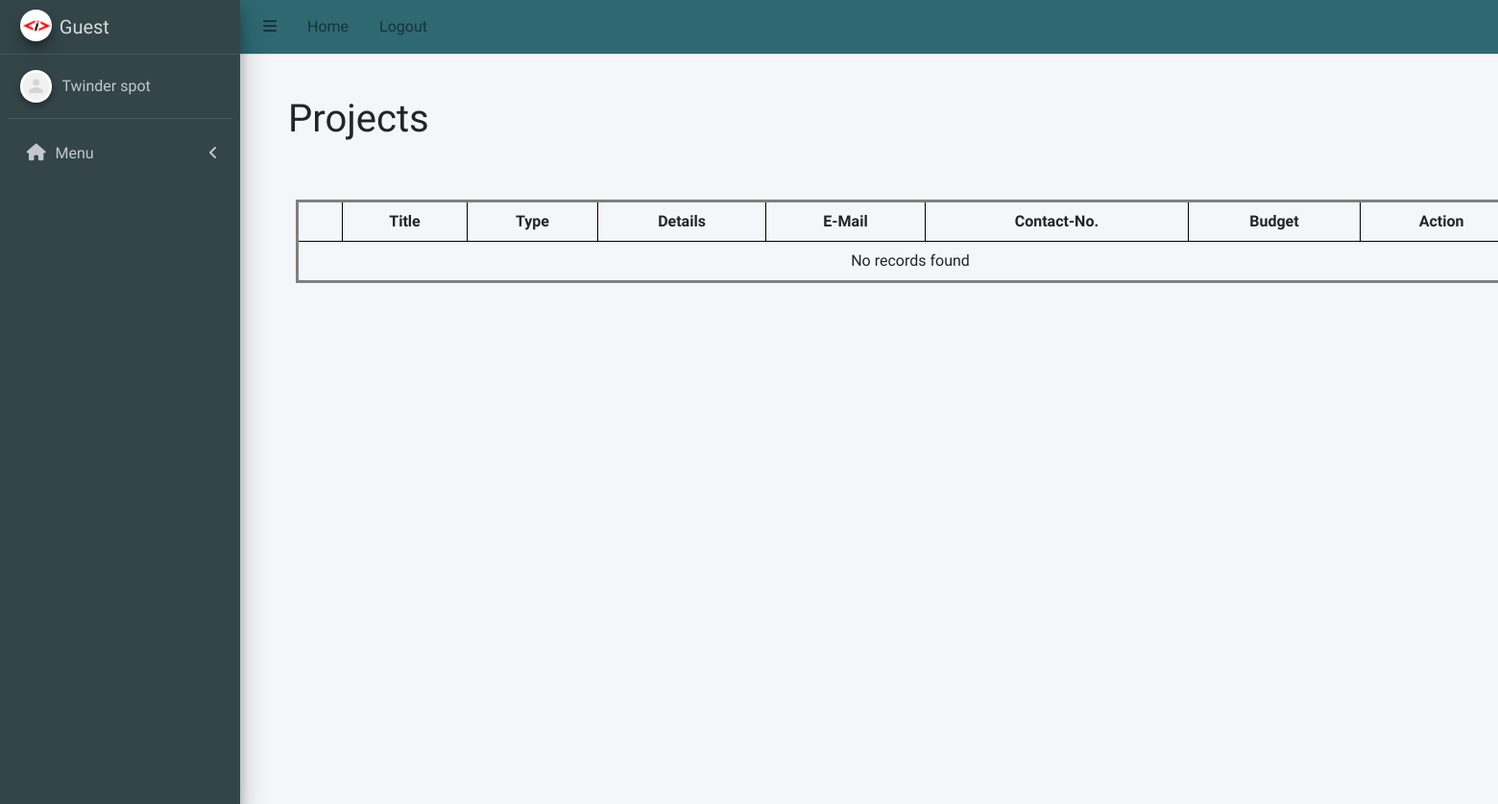
Page /freelancer/freelancer_project.php on the earlier database version.
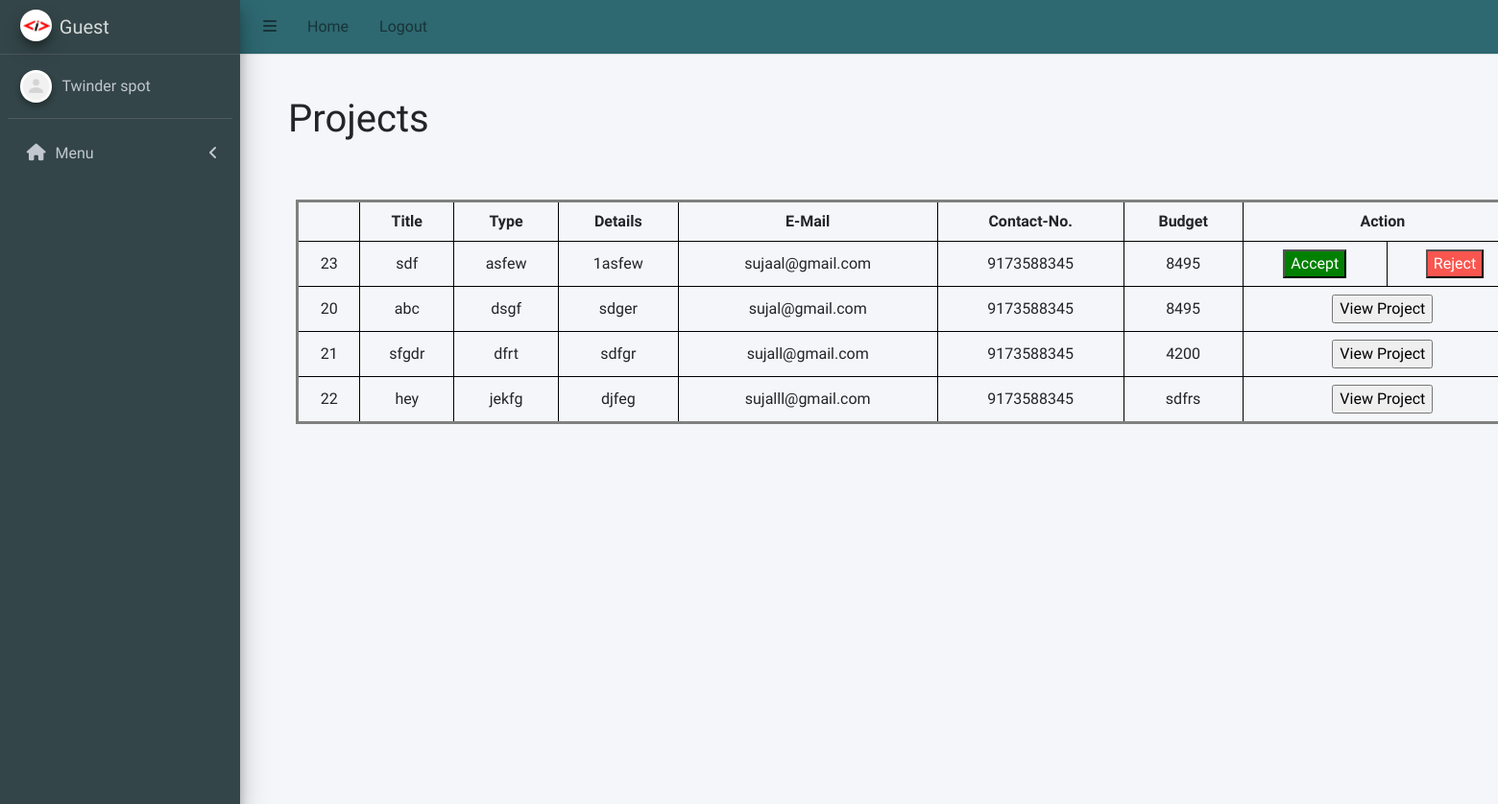
Same page on the later database version.
### tables this page shows
CREATE TABLE `user_project` (
  `id` int(255) NOT NULL,
  `title` varchar(255) NOT NULL,
  `type` varchar(255) NOT NULL,
  `details` varchar(255) NOT NULL,
  `email` varchar(255) NOT NULL,
  `contactno` varchar(255) NOT NULL,
  `budget` varchar(255) NOT NULL,
  `status` varchar(255) NOT NULL
);

### freelancer/freelancer_project.php (the view, shortened to what the changed rows need)
    <!DOCTYPE html>
    <html lang="en">
    <head>
    <link rel="stylesheet" href="../css/admin_project.css">
    <link rel="stylesheet" href="../css/freelancer_project.css">
    <link rel="stylesheet" href="../src/css/adminlte.min.css">
    <link rel="stylesheet" href="https://cdnjs.cloudflare.com/ajax/libs/font-awesome/5.15.4/css/all.min.css">
    </head>
    <body class="hold-transition sidebar-mini">
    <div class="wrapper">
        <?php include 'project_header.php' ?>
        <div class="content-wrapper">
        <h1 class="head">Projects</h1>
        <?php
        $sql = "select * from user_project";
        $result = $connection->query($sql);
        ?>
        <table class="project">
            <tr>
                <th> </th>
                <th>Title</th>
                <th>Type</th>
                <th>Details</th>
                <th>E-Mail</th>
                <th>Contact-No.</th>
                <th>Budget</th>
                <th colspan=2>Action</th>
            </tr>
            <?php
if ($result->num_rows > 0) {
    while ($row = $result->fetch_assoc()) {
        echo "<tr>
                <td>" . $row["id"] . "</td>
                <td>" . $row["title"] . "</td>
                <td>" . $row["type"] . "</td>
                <td>" . $row["details"] . "</td>
                <td>" . $row["email"] . "</td>
                <td>" . $row["contactno"] . "</td>
                <td>" . $row["budget"] . "</td>";
        if ($row["status"] == "Accepted") {
            echo "<td colspan='2'>
                    <form method='POST' action='view_project.php'>
                        <input type='hidden' name='project_id' value='" . $row["id"] . "'>
                        <input type='submit' name='view' value='View Project' class='view-project'>
                    </form>
                  </td>";
        } else {
            echo "<td>
                    <form method='POST'>
                        <input type='hidden' name='project_id' value='" . $row["id"] . "'>
                        <input type='submit' name='accept' value='Accept' class='accept'>
                    </form>
                  </td>
                  <td>
                    <form method='POST'>
                        <input type='hidden' name='project_id' value='" . $row["id"] . "'>
                        <input type='submit' name='reject' value='Reject' class='reject'>
                    </form>
                  </td>";
        }
        echo "</tr>";
    }
} else {
    echo "<tr><td colspan='9'>No records found</td></tr>";
}
?>
        </table>
        </div>
    </div>
    </body>
    </html>

### freelancer/project_header.php (shortened to what the changed rows need)
<?php
$menuItems = [
    [
        "menuTitle" => "Menu",
        "icon" => "fas fa-home",
        "pages" => [
            ["title" => "Home", "url" => "index.php"]
        ],
    ],
];
?>
<head>
    <link href="https://cdnjs.cloudflare.com/ajax/libs/font-awesome/6.0.0-beta3/css/all.min.css" rel="stylesheet">
</head>
<aside class="main-sidebar sidebar-dark-primary elevation-4">
    <div class="sidebar">
        <nav class="mt-2">
            <ul class="nav nav-pills nav-sidebar flex-column" data-widget="treeview" role="menu">
                <?php foreach ($menuItems as $menuItem): ?>
                    <?php $isMenuOpen = false;
                    $isActive = false;
                    ?>
                    <li class="nav-item has-treeview <?= $isMenuOpen ? 'menu-open' : '' ?>">
                        <a class="nav-link <?= $isActive ? 'active' : '' ?>">
                            <i class="nav-icon <?= $menuItem['icon'] ?>"></i>
                            <p>
                                <?= $menuItem['menuTitle'] ?>
                                <?= !empty($menuItem['pages']) ? '<i class="right fas fa-angle-left"></i>' : '' ?>
                            </p>
                        </a>
                    </li>
                <?php endforeach; ?>
            </ul>
        </nav>
    </div>
</aside>

Differences in the rows shown:
added user_project: id "23", title "sdf", type "asfew", details "1asfew", email "sujaal@gmail.com", contactno "9173588345", budget "8495"
added user_project: id "20", title "abc", type "dsgf", details "sdger", email "sujal@gmail.com", contactno "9173588345", budget "8495"
added user_project: id "21", title "sfgdr", type "dfrt", details "sdfgr", email "sujall@gmail.com", contactno "9173588345", budget "4200"
added user_project: id "22", title "hey", type "jekfg", details "djfeg", email "sujalll@gmail.com", contactno "9173588345", budget "sdfrs"
Other differences:
text no longer shown: "No records found"
